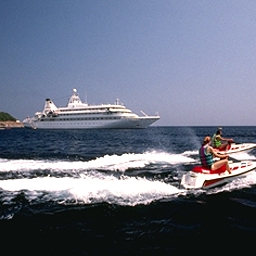
#> input picture Practica2/Parte_6/Costas,Forest and Higway/coast/coast_arnat59.jpg, 256 x 256 px, found by its file name; the run also reads 1 picture not shown here
$ jupyter execute --allow-errors Entrega_parte_6.ipynb
#> lines starting #> are read from the running program, lines starting #| are printed output that depends on the picture; pictures that were not available may be replaced by others from this repository, and a replacement may not be noted
# Cargo librerías

[cell 1]
import os
import cv2 as cv
import numpy as np
from sklearn.model_selection import train_test_split, RandomizedSearchCV
from scipy.stats import expon
from sklearn.neural_network import MLPClassifier
from sklearn.ensemble import RandomForestClassifier
from sklearn.ensemble import GradientBoostingClassifier
from sklearn.neighbors import KNeighborsClassifier
from sklearn.linear_model import LogisticRegression
from sklearn.preprocessing import StandardScaler
from sklearn.svm import SVC
from sklearn.metrics import accuracy_score, f1_score, recall_score, precision_score, confusion_matrix
import matplotlib.pyplot as plt
import seaborn as sns

# Carga de datos

[cell 2]
# Rutas y carpetas
base_path = r'C:\Users\Daniel Calderon\Desktop\2024-2 Poli\Vision Con IA\Practica2\Parte_6\Costas,Forest and Higway'
folders = ['coast', 'forest', 'highway']

# Inicialización de variables
files_names = []
files_labels = []

# Obtener la lista de archivos en cada carpeta
for folder in folders:
    dirname = os.path.join(base_path, folder)
    files = [f for f in os.listdir(dirname) if f.endswith('.jpg')]
    print(f'Total de archivos en carpeta {folder}: {len(files)}')
    for file in files:
        files_names.append(os.path.join(dirname, file))
        files_labels.append(folder)

cant = len(files_names)
print('Total de archivos leídos: ', cant)

# Preparación de datos

[cell 3]
# Inicialización de listas para almacenar características y etiquetas
features = []
labels = []

for i in range(cant):
    img = cv.imread(files_names[i])
#> img is the input picture: shape (256, 256, 3); mean B, G, R 130.5, 112.1, 105.7
    img = cv.cvtColor(img, cv.COLOR_BGR2RGB)

    # Calcular medias y varianzas por canal
    avgR = img[:, :, 0].mean()
#> avgR = 105.7
    avgG = img[:, :, 1].mean()
#> avgG = 112.1
    avgB = img[:, :, 2].mean()
#> avgB = 130.5

    varR = img[:, :, 0].std()
#> varR = 73.06
    varG = img[:, :, 1].std()
#> varG = 70.8
    varB = img[:, :, 2].std()
#> varB = 77.69

    # Concatenar las medias y varianzas en una sola lista
    features_img = [avgR, avgG, avgB, varR, varG, varB]
#> features_img = [105.7, 112.1, 130.5, 73.06, 70.8, 77.69]

    # Agregar las características a la lista de features
    features.append(features_img)

    # Agregar la etiqueta correspondiente a la lista de labels
    if 'coast' in files_labels[i]:
        labels.append(0)  # coast -> 0
    elif 'forest' in files_labels[i]:
        labels.append(1)  # forest -> 1
    elif 'highway' in files_labels[i]:
        labels.append(2)  # highway -> 2

# Convertir las características y etiquetas en arrays numpy
features = np.array(features)
#> features = [[105.7, 112.1, 130.5, 73.06, 70.8, 77.69], [99.95, 123.5, 162.1, 28.51, 32.28, 49.89], [99.95, 123.5, 162.1, 28.51, 32.28, 49.89]]
labels = np.array(labels).reshape(-1, 1)  # Asegurarse de que las etiquetas sean una columna

# Combinar características y etiquetas
data = np.hstack((features, labels))
data[0:10]

# Guardado de datos en un archivo .txt

[cell 4]
# Crear los nombres de las columnas
columns = ['avgR', 'avgG', 'avgB', 'varR', 'varG', 'varB', 'label']

# Guardar los datos en un archivo .txt usando np.savetxt
filename = 'Base_de_Datos_Tar.txt'

# Guardar los datos en un archivo de texto con diferentes formatos para características y etiquetas
header = ','.join(columns)
formats = '%.6e %.6e %.6e %.6e %.6e %.6e %d'  # Usar %d para la etiqueta
np.savetxt(filename, data, delimiter=',', header=header, comments='', fmt=formats.split())

print(f"Archivo '{filename}' guardado exitosamente.")

# División del conjunto de datos en entrenamiento y prueba

[cell 5]
X_train, X_test, y_train, y_test = train_test_split(features, labels, test_size=0.30, random_state=1000)
#> X_train = [[99.95, 123.5, 162.1, 28.51, 32.28, 49.89], [105.7, 112.1, 130.5, 73.06, 70.8, 77.69]]; X_test = [[99.95, 123.5, 162.1, 28.51, 32.28, 49.89]]; y_train = [1, 0]; y_test = [2]

# 1. Redes Neuronales

[cell 6]
mlp = MLPClassifier(hidden_layer_sizes=(32,16,8,8,4), max_iter=1000, alpha=1e-4, learning_rate_init=0.010, activation='tanh', solver='adam', random_state=42)
mlp.fit(X_train, y_train.ravel())  # Aplanar y_train para evitar advertencias
y_pred_mlp = mlp.predict(X_test)
#> y_pred_mlp = [1]
[y_pred_mlp, y_test.T]
#> Out = [[1], [2]]

### Evaluación del modelo

[cell 7]
accuracy_mlp = accuracy_score(y_test, y_pred_mlp)
#> accuracy_mlp = 0
f1_mlp = f1_score(y_test, y_pred_mlp, average='weighted')
#> f1_mlp = 0
recall_mlp = recall_score(y_test, y_pred_mlp, average='weighted')
#> recall_mlp = 0
precision_mlp = precision_score(y_test, y_pred_mlp, average='weighted')
#> precision_mlp = 0

# Mostrar los resultados
print("MLP Classifier:")
print("Exactitud (Accuracy): ", accuracy_mlp)
#| Exactitud (Accuracy):  0.0
print("F1 Score: ", f1_mlp)
#| F1 Score:  0.0
print("Recall: ", recall_mlp)
#| Recall:  0.0
print("Precisión: ", precision_mlp)
#| Precisión:  0.0

### Mostrar matriz de confusión

[cell 8]
cm = confusion_matrix(y_test, y_pred_mlp)
#> cm = [[0, 0], [1, 0]]
print(cm)
#| [[0 0]
#|  [1 0]]
plt.figure(figsize=(8, 6))
sns.heatmap(cm, annot=True, fmt='d', cmap='Blues', xticklabels=['Costa', 'Bosque', 'Autopista'], yticklabels=['Costa', 'Bosque', 'Autopista'])
plt.xlabel('Predicted')
plt.ylabel('Actual')
plt.title('Matriz de Confusión - MLP Classifier')
plt.show()
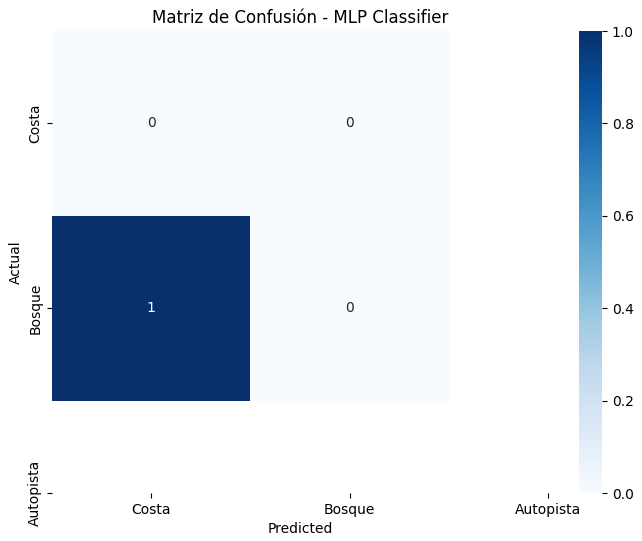
#> figure drawn by matplotlib, 2 panels

# 2. SVM con kernel RBF

[cell 9]
# Escalar las características
scaler = StandardScaler()
X_train_scaled = scaler.fit_transform(X_train)
#> X_train_scaled = [[-1, 1, 1, -1, -1, -1], [1, -1, -1, 1, 1, 1]]
X_test_scaled = scaler.transform(X_test)
#> X_test_scaled = [[-1, 1, 1, -1, -1, -1]]

# Crear el modelo SVM
svm = SVC(kernel='rbf', class_weight='balanced', random_state=42)

# Definir los parámetros de búsqueda con distribución exponencial para `C` y `gamma`
param_distributions = {
    'C': expon(scale=100),
    'gamma': expon(scale=1)
}

# Aplicar RandomizedSearchCV
random_search = RandomizedSearchCV(svm, param_distributions, n_iter=100, cv=5, scoring='accuracy', random_state=42)
#> (the rest of this cell did not finish here and is left out)

### Evaluar el modelo SVM con RBF

#> (a cell that did not finish here is left out)

### Calcular la matriz de confusión y Graficarla

#> (a cell that did not finish here is left out)

# 3. Crear el modelo Random Forest

[cell 12]
rf = RandomForestClassifier(n_estimators=100, random_state=42)

# Entrenar el modelo
rf.fit(X_train, y_train.ravel())

# Realizar predicciones
y_pred_rf = rf.predict(X_test)
#> y_pred_rf = [1]

[y_pred_rf,y_test.T]
#> Out = [[1], [2]]

### Evaluar el modelo Random Forest

[cell 13]
accuracy_rf = accuracy_score(y_test, y_pred_rf)
#> accuracy_rf = 0
f1_rf = f1_score(y_test, y_pred_rf, average='weighted')
#> f1_rf = 0
recall_rf = recall_score(y_test, y_pred_rf, average='weighted')
#> recall_rf = 0
precision_rf = precision_score(y_test, y_pred_rf, average='weighted')
#> precision_rf = 0

# Imprimir las métricas de evaluación
print('Random Forest:')
print("Exactitud (Accuracy) - Random Forest:", accuracy_rf)
#| Exactitud (Accuracy) - Random Forest: 0.0
print("F1 Score - Random Forest:", f1_rf)
#| F1 Score - Random Forest: 0.0
print("Recall - Random Forest:", recall_rf)
#| Recall - Random Forest: 0.0
print("Precisión - Random Forest:", precision_rf)
#| Precisión - Random Forest: 0.0

### Calcular la matriz de confusión

[cell 14]
cm_rf = confusion_matrix(y_test, y_pred_rf)
#> cm_rf = [[0, 0], [1, 0]]

# Imprimir la matriz de confusión
print(cm_rf)
#| [[0 0]
#|  [1 0]]

# Mostrar matriz de confusión
plt.figure(figsize=(8, 6))
sns.heatmap(cm_rf, annot=True, fmt='d', cmap='Blues', xticklabels=['Costa', 'Bosque', 'Autopista'], yticklabels=['Costa', 'Bosque', 'Autopista'])
plt.xlabel('Predicted')
plt.ylabel('Actual')
plt.title('Matriz de Confusión - Random Forest')
plt.show()

# 4. Crear el modelo Gradient Boosting

[cell 15]
gb = GradientBoostingClassifier(n_estimators=100, random_state=42)

# Entrenar el modelo
gb.fit(X_train, y_train.ravel())

# Realizar predicciones
y_pred_gb = gb.predict(X_test)
#> y_pred_gb = [1]

[y_pred_gb,y_test.T]
#> Out = [[1], [2]]

### Evaluar el modelo

[cell 16]
accuracy_gb = accuracy_score(y_test, y_pred_gb)
#> accuracy_gb = 0
f1_gb = f1_score(y_test, y_pred_gb, average='weighted')
#> f1_gb = 0
recall_gb = recall_score(y_test, y_pred_gb, average='weighted')
#> recall_gb = 0
precision_gb = precision_score(y_test, y_pred_gb, average='weighted')
#> precision_gb = 0

# Imprimir las métricas de evaluación
print('Gradient Boosting')
print("Exactitud (Accuracy) - Gradient Boosting:", accuracy_gb)
#| Exactitud (Accuracy) - Gradient Boosting: 0.0
print("F1 Score - Gradient Boosting:", f1_gb)
#| F1 Score - Gradient Boosting: 0.0
print("Recall - Gradient Boosting:", recall_gb)
#| Recall - Gradient Boosting: 0.0
print("Precisión - Gradient Boosting:", precision_gb)
#| Precisión - Gradient Boosting: 0.0

### Calcular la matriz de confusión y graficarla

[cell 17]
cm_gb = confusion_matrix(y_test, y_pred_gb)
#> cm_gb = [[0, 0], [1, 0]]

# Imprimir la matriz de confusión
print(cm_gb)
#| [[0 0]
#|  [1 0]]

# Mostrar matriz de confusión
plt.figure(figsize=(8, 6))
sns.heatmap(cm_gb, annot=True, fmt='d', cmap='Blues', xticklabels=['Costa', 'Bosque', 'Autopista'], yticklabels=['Costa', 'Bosque', 'Autopista'])
plt.xlabel('Predicted')
plt.ylabel('Actual')
plt.title('Matriz de Confusión - Gradient Boosting')
plt.show()

# 5. Crear el modelo K-Nearest Neighbors

[cell 18]
knn = KNeighborsClassifier(n_neighbors=5)

# Entrenar el modelo
knn.fit(X_train, y_train.ravel())

# Realizar predicciones
#> (the rest of this cell did not finish here and is left out)

### Evaluar el modelo

#> (a cell that did not finish here is left out)

### Calcular la matriz de confusión y graficarla

#> (a cell that did not finish here is left out)

# 6. Crear el modelo de Regresión Logística

[cell 21]
lr = LogisticRegression(max_iter=1000, random_state=42)

# Entrenar el modelo
lr.fit(X_train, y_train.ravel())

# Realizar predicciones
y_pred_lr = lr.predict(X_test)
#> y_pred_lr = [1]
[y_pred_lr,y_test.T]
#> Out = [[1], [2]]

### Evaluar el modelo

[cell 22]
accuracy_lr = accuracy_score(y_test, y_pred_lr)
#> accuracy_lr = 0
f1_lr = f1_score(y_test, y_pred_lr, average='weighted')
#> f1_lr = 0
recall_lr = recall_score(y_test, y_pred_lr, average='weighted')
#> recall_lr = 0
precision_lr = precision_score(y_test, y_pred_lr, average='weighted')
#> precision_lr = 0

# Imprimir las métricas de evaluación
print('Regresión Logistica:')
print("Exactitud (Accuracy):", accuracy_lr)
#| Exactitud (Accuracy): 0.0
print("F1 Score:", f1_lr)
#| F1 Score: 0.0
print("Recall:", recall_lr)
#| Recall: 0.0
print("Precisión:", precision_lr)
#| Precisión: 0.0

### Calcular la matriz de confusión y graficarla

[cell 23]
cm_lr = confusion_matrix(y_test, y_pred_lr)
#> cm_lr = [[0, 0], [1, 0]]
print(cm_lr)
#| [[0 0]
#|  [1 0]]

# Mostrar matriz de confusión
plt.figure(figsize=(8, 6))
sns.heatmap(cm_lr, annot=True, fmt='d', cmap='Blues', xticklabels=['Costa', 'Bosque', 'Autopista'], yticklabels=['Costa', 'Bosque', 'Autopista'])
plt.xlabel('Predicted')
plt.ylabel('Actual')
plt.title('Matriz de Confusión - Regresión Logística')
plt.show()
#> `B, G, R = cv.split(image_test)`:
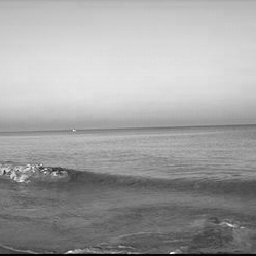
#> B: shape (256, 256); min 0, max 255, mean 162.1
#> `B, G, R = cv.split(image_test)`:
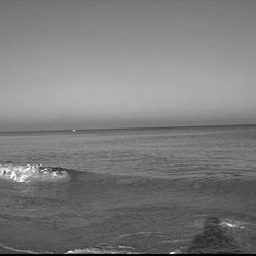
#> G: shape (256, 256); min 0, max 254, mean 123.5
#> `B, G, R = cv.split(image_test)`:
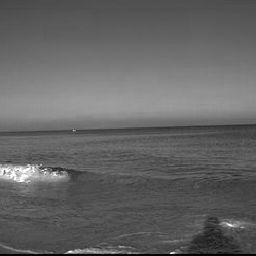
#> R: shape (256, 256); min 0, max 255, mean 99.9
#> `image_features = [np.mean(R), np.mean(G), np.mean(B), np.std(R), np.st..`: image_features = [99.95, 123.5, 162.1, 28.51, 32.28, 49.89]
#> `image_test_mlp = mlp.predict(features)`: image_test_mlp = [1]

[cell 24]
# Definir función para obtener las etiquetas en español
def obtener_label(prediccion):
#> `pred_mlp = obtener_label(image_test_mlp[0])`: pred_mlp = 'Bosque'
    if prediccion == 0:
        return "Costa"
    elif prediccion == 1:
        return "Bosque"
    elif prediccion == 2:
        return "Autopista"

# Ruta de la carpeta de imágenes
ruta_imagenes = r'C:\Users\Daniel Calderon\Desktop\2024-2 Poli\Vision Con IA\Practica2\Parte_6\Costas,Forest and Higway\Prueba'

# Iterar sobre cada imagen en la carpeta
#> (the rest of this cell did not finish here and is left out)
